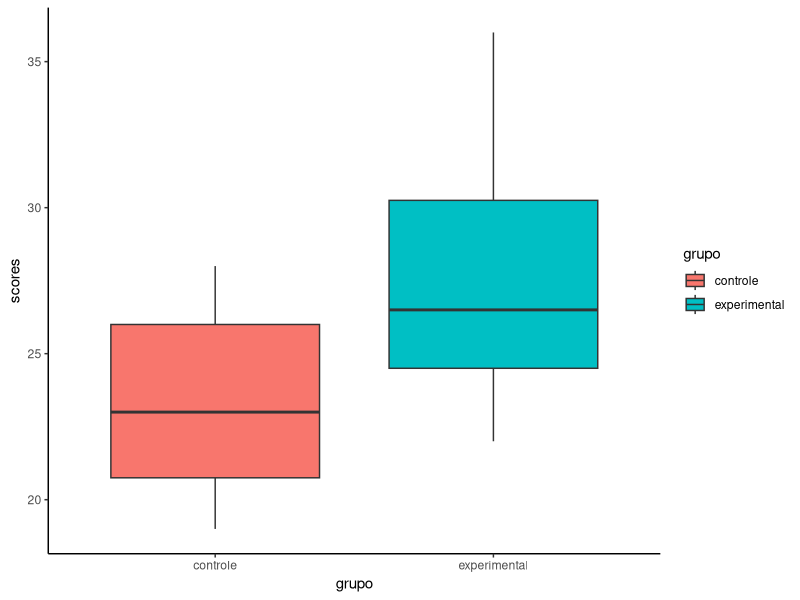

This figure's R source:
## ---- chunk 1
library(tibble)
library(tidyr)
library(ggplot2)
## ---- chunk 2
# criando os vetores com os dados:
controle     <- c(21, 28, 24, 23, 23, 19, 28, 20, 22, 20, 26, 26)
experimental <- c(26, 27, 23, 25, 25, 29, 30, 31, 36, 23, 32, 22)

# criando uma tibble para armazenar os vetores.
result <- tibble(controle, experimental)
result

## ---- chunk 3
# criando um data frame do tipo long
result.long <- pivot_longer(data = result,
                            cols = c("controle", "experimental"),
                            names_to = "grupo", 
                            values_to = "scores")
result.long
## ---- chunk 4
ggplot(result.long) +
  geom_boxplot(aes(x=grupo, y=scores, fill=grupo)) +
  theme_classic()
## ---- chunk 5
# Teste t de Student para amostras independentes, padrão do R
# usando os vetores com os dados como argumentos.
t.test(controle, experimental)
## ---- chunk 6
t.test(result$controle, result$experimental)
## ---- chunk 7
with(result, t.test(controle, experimental))
## ---- chunk 8
# teste t com data frame do tipo long
# explicação: os dados numéricos estão na coluna "score", a informação sobre os grupos está na variável "grupos".
t.test(scores~grupo, data=result.long)
## ---- chunk 9
t.test(controle, experimental, paired = TRUE)
## ---- chunk 10
t.test(result$controle, result$experimental, paired = TRUE)
## ---- chunk 11
t.test(result$experimental, mu= 30)
## ---- chunk 12
with(result, t.test(experimental, mu = 30))
## ---- chunk 13
# armazemando os resultados do test num objeto chamado test.results
test.results <- t.test(scores~grupo, data=result.long)
## ---- chunk 14
# verificando o objeto test.results com str
str(test.results)
## ---- chunk 15
p_value <- test.results$p.value
p_value
## ---- chunk 16
test.results$estimate
## ---- chunk 17
test.results$estimate[1]
## ---- chunk 18
as.numeric(test.results$estimate[1])
